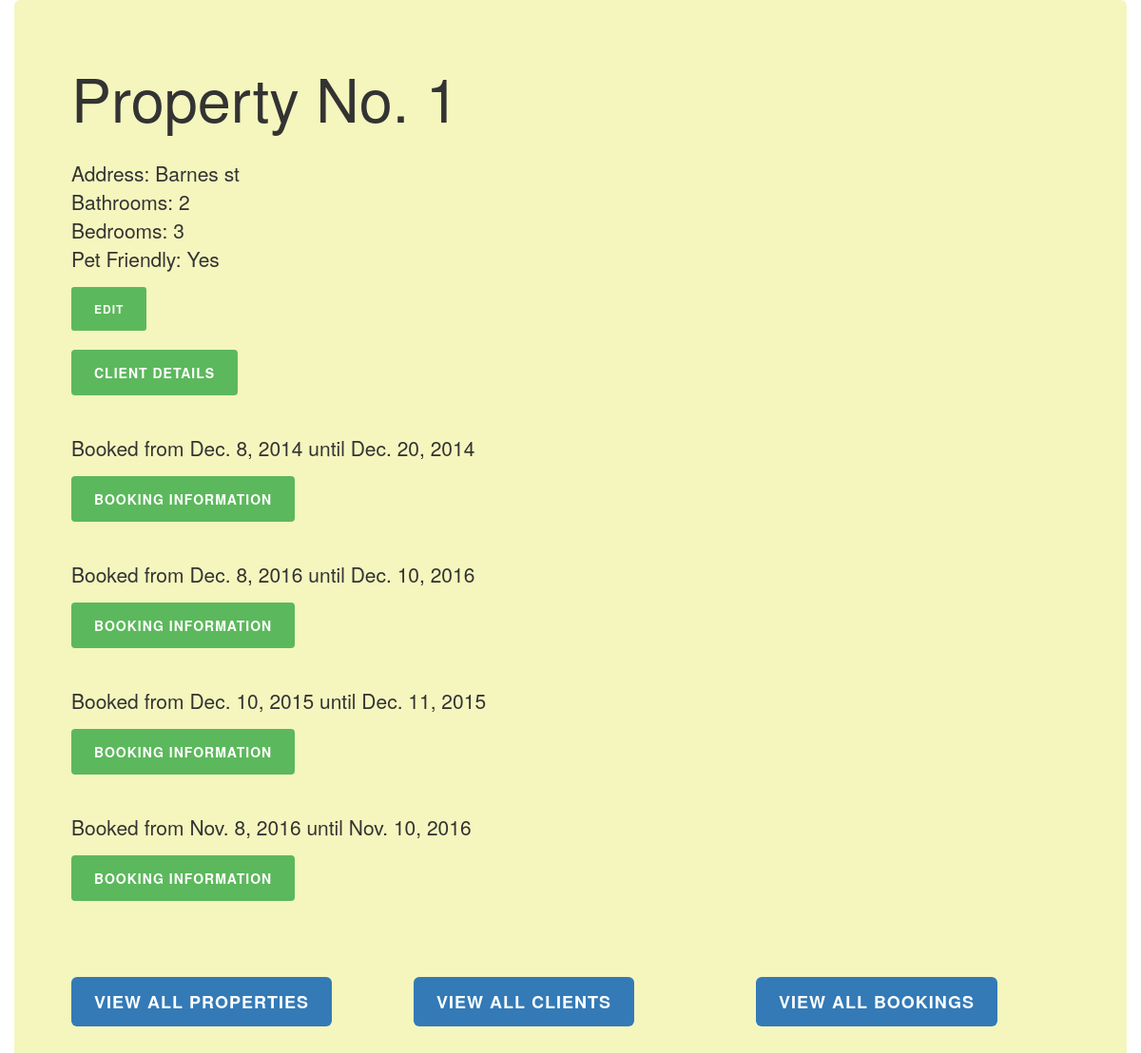
The app's page /ptb/properties/1/ with its own data.
### ptb/models.py (models this page shows, shortened)
class Property(models.Model):
    owner = models.ForeignKey(Client, on_delete=models.CASCADE)
    address = models.CharField(max_length=200)
    pet_friendly = models.BooleanField(blank=False)
    bathrooms = models.PositiveIntegerField(blank=False)
    bedrooms = models.PositiveIntegerField(blank=False)

class Booking(models.Model):
    prop = models.ForeignKey(Property, on_delete=models.CASCADE)
    first_name = models.CharField(max_length=50)
    last_name = models.CharField(max_length=50)
    email = models.EmailField(blank=False)
    date_from = models.DateField(blank=False)
    date_until = models.DateField(blank=False)

### ptb/views.py (the view)
# urls.py: url(r'^properties/(?P<num>[0-9]+)/$', views.property_info, name='property_info'),
def property_info(request, num):
    prop = Property.objects.get(id=num)
    bookings = Booking.objects.filter(prop=prop)
    return render(request, 'ptb/property.html', { 'property': prop, 'bookings': bookings } )

### ptb/templates/ptb/property.html (shortened to what this page needs)
{% extends "./base.html" %}
{% block content %}
<h1> Property No. {{ property.id }}</h1> <br>
<p> Address: {{ property.address }} <br>
    Bathrooms: {{ property.bathrooms }} <br>
    Bedrooms: {{ property.bedrooms }} <br>
    Pet Friendly: {% if property.pet_friendly %}
                  Yes
                {% else %}
                  No
                {% endif %} </p>
              <form action="{% url 'ptb:property_edit' property.id %}" method="get"> {% csrf_token %}
                <button type="submit" class="btn btn-success btn-sm"/> Edit </button>
              </form> <br>
              <form action="{% url 'ptb:client_info' property.owner.id %}" method="get"> {% csrf_token %}
                <button type="submite" class="btn btn-success"> Client Details </button>
              </form>
<br> <br>
  {% if bookings %}
    {% for booking in bookings %}
      <p> Booked from
      {{ booking.date_from }} until
      {{ booking.date_until }} </p>
      <form action="{% url 'ptb:booking_info' booking.id %}" method="get"> {% csrf_token %}
<button type="submit" class="btn btn-success"> Booking Information </button> </form>
      <br> <br>
    {% endfor %}
  {% else %}
    This property has not been booked yet
  {% endif %}
{% endblock %}

### ptb/static/ptb/style.css (style rules this page uses)
.btn { padding: 14px 24px; border: 0 none; font-weight: 700; letter-spacing: 1px; text-transform: uppercase; }

### records on screen
Property: id "1", address "Barnes st", bathrooms "2", bedrooms "3"
Booking: date_from "Dec. 8, 2014", date_until "Dec. 20, 2014"
Booking: date_from "Dec. 8, 2016", date_until "Dec. 10, 2016"
Booking: date_from "Dec. 10, 2015", date_until "Dec. 11, 2015"
Booking: date_from "Nov. 8, 2016", date_until "Nov. 10, 2016"
